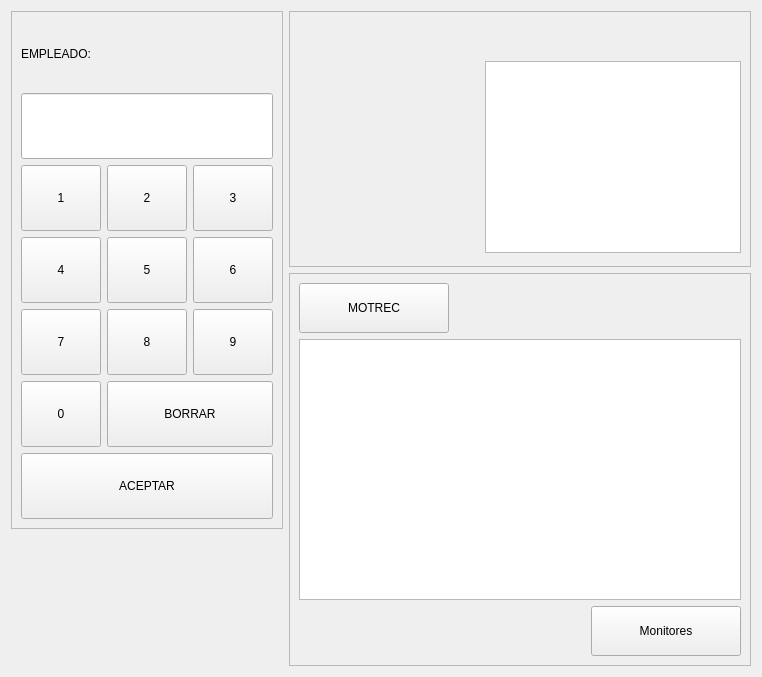
                     <widget class="QWidget" name="home">
                      <layout class="QGridLayout" name="gridLayout_9">
                       <item row="1" column="1" rowspan="2">
                        <widget class="QFrame" name="frame_3">
                         <property name="frameShape">
                          <enum>QFrame::StyledPanel</enum>
                         </property>
                         <property name="frameShadow">
                          <enum>QFrame::Raised</enum>
                         </property>
                         <layout class="QGridLayout" name="gridLayout_5">
                          <item row="1" column="0" colspan="2">
                           <layout class="QGridLayout" name="gridLayout_3">
                            <item row="1" column="1">
                             <widget class="QPushButton" name="monitores_btn">
                              <property name="minimumSize">
                               <size>
                                <width>100</width>
                                <height>25</height>
                               </size>
                              </property>
                              <property name="maximumSize">
                               <size>
                                <width>150</width>
                                <height>50</height>
                               </size>
                              </property>
                              <property name="text">
                               <string>Monitores</string>
                              </property>
                             </widget>
                            </item>
                            <item row="0" column="0" colspan="2">
                             <widget class="QTableWidget" name="vehiculos_tbl">
                              <property name="sizePolicy">
                               <sizepolicy hsizetype="Preferred" vsizetype="Preferred">
                                <horstretch>0</horstretch>
                                <verstretch>0</verstretch>
                               </sizepolicy>
                              </property>
                             </widget>
                            </item>
                           </layout>
                          </item>
                          <item row="0" column="0">
                           <widget class="QPushButton" name="motrec_btn">
                            <property name="minimumSize">
                             <size>
                              <width>100</width>
                              <height>25</height>
                             </size>
                            </property>
                            <property name="maximumSize">
                             <size>
                              <width>150</width>
                              <height>50</height>
                             </size>
                            </property>
                            <property name="text">
                             <string>MOTREC</string>
                            </property>
                           </widget>
                          </item>
                          <item row="0" column="1">
                           <spacer name="horizontalSpacer_2">
                            <property name="orientation">
                             <enum>Qt::Horizontal</enum>
                            </property>
                            <property name="sizeType">
                             <enum>QSizePolicy::Preferred</enum>
                            </property>
                            <property name="sizeHint" stdset="0">
                             <size>
                              <width>40</width>
                              <height>20</height>
                             </size>
                            </property>
                           </spacer>
                          </item>
                         </layout>
                        </widget>
                       </item>
                       <item row="0" column="1">
                        <widget class="QFrame" name="frame_2">
                         <property name="minimumSize">
                          <size>
                           <width>407</width>
                           <height>255</height>
                          </size>
                         </property>
                         <property name="maximumSize">
                          <size>
                           <width>16777215</width>
                           <height>300</height>
                          </size>
                         </property>
                         <property name="frameShape">
                          <enum>QFrame::StyledPanel</enum>
                         </property>
                         <property name="frameShadow">
                          <enum>QFrame::Raised</enum>
                         </property>
                         <layout class="QGridLayout" name="gridLayout_12">
                          <item row="0" column="0" colspan="2">
                           <widget class="QLabel" name="nombre_lbl">
                            <property name="maximumSize">
                             <size>
                              <width>16777215</width>
                              <height>30</height>
                             </size>
                            </property>
                            <property name="text">
                             <string/>
                            </property>
                           </widget>
                          </item>
                          <item row="1" column="0">
                           <widget class="QLabel" name="photo_lbl">
                            <property name="minimumSize">
                             <size>
                              <width>180</width>
                              <height>190</height>
                             </size>
                            </property>
                            <property name="maximumSize">
                             <size>
                              <width>180</width>
                              <height>190</height>
                             </size>
                            </property>
                            <property name="text">
                             <string/>
                            </property>
                           </widget>
                          </item>
                          <item row="1" column="1">
                           <widget class="QTableWidget" name="licencias_tbl">
                            <property name="sizePolicy">
                             <sizepolicy hsizetype="Preferred" vsizetype="Preferred">
                              <horstretch>0</horstretch>
                              <verstretch>0</verstretch>
                             </sizepolicy>
                            </property>
                           </widget>
                          </item>
                         </layout>
                        </widget>
                       </item>
                       <item row="0" column="0" rowspan="2">
                        <widget class="QFrame" name="frame">
                         <property name="maximumSize">
                          <size>
                           <width>300</width>
                           <height>16777215</height>
                          </size>
                         </property>
                         <property name="tabletTracking">
                          <bool>false</bool>
                         </property>
                         <property name="layoutDirection">
                          <enum>Qt::LeftToRight</enum>
                         </property>
                         <property name="frameShape">
                          <enum>QFrame::StyledPanel</enum>
                         </property>
                         <property name="frameShadow">
                          <enum>QFrame::Raised</enum>
                         </property>
                         <layout class="QGridLayout" name="gridLayout_11">
                          <item row="1" column="0" colspan="3">
                           <widget class="QLineEdit" name="employeeID_tbx">
                            <property name="minimumSize">
                             <size>
                              <width>205</width>
                              <height>66</height>
                             </size>
                            </property>
                            <property name="maximumSize">
                             <size>
                              <width>450</width>
                              <height>80</height>
                             </size>
                            </property>
                           </widget>
                          </item>
                          <item row="0" column="0" colspan="3">
                           <widget class="QLabel" name="empleado_lbl">
                            <property name="minimumSize">
                             <size>
                              <width>205</width>
                              <height>66</height>
                             </size>
                            </property>
                            <property name="maximumSize">
                             <size>
                              <width>450</width>
                              <height>80</height>
                             </size>
                            </property>
                            <property name="text">
                             <string>EMPLEADO:</string>
                            </property>
                           </widget>
                          </item>
                          <item row="3" column="1">
                           <widget class="QPushButton" name="num_btn_5">
                            <property name="minimumSize">
                             <size>
                              <width>65</width>
                              <height>66</height>
                             </size>
                            </property>
                            <property name="maximumSize">
                             <size>
                              <width>150</width>
                              <height>80</height>
                             </size>
                            </property>
                            <property name="text">
                             <string>5</string>
                            </property>
                           </widget>
                          </item>
                          <item row="2" column="0">
                           <widget class="QPushButton" name="num_btn_1">
                            <property name="sizePolicy">
                             <sizepolicy hsizetype="Minimum" vsizetype="Minimum">
                              <horstretch>0</horstretch>
                              <verstretch>0</verstretch>
                             </sizepolicy>
                            </property>
                            <property name="minimumSize">
                             <size>
                              <width>65</width>
                              <height>66</height>
                             </size>
                            </property>
                            <property name="maximumSize">
                             <size>
                              <width>150</width>
                              <height>80</height>
                             </size>
                            </property>
                            <property name="text">
                             <string>1</string>
                            </property>
                           </widget>
                          </item>
                          <item row="2" column="2">
                           <widget class="QPushButton" name="num_btn_3">
                            <property name="minimumSize">
                             <size>
                              <width>65</width>
                              <height>66</height>
                             </size>
                            </property>
                            <property name="maximumSize">
                             <size>
                              <width>150</width>
                              <height>80</height>
                             </size>
                            </property>
                            <property name="text">
                             <string>3</string>
                            </property>
                           </widget>
                          </item>
                          <item row="4" column="2">
                           <widget class="QPushButton" name="num_btn_9">
                            <property name="minimumSize">
                             <size>
                              <width>65</width>
                              <height>66</height>
                             </size>
                            </property>
                            <property name="maximumSize">
                             <size>
                              <width>150</width>
                              <height>80</height>
                             </size>
                            </property>
                            <property name="text">
                             <string>9</string>
                            </property>
                           </widget>
                          </item>
                          <item row="3" column="2">
                           <widget class="QPushButton" name="num_btn_6">
                            <property name="minimumSize">
                             <size>
                              <width>65</width>
                              <height>66</height>
                             </size>
                            </property>
                            <property name="maximumSize">
                             <size>
                              <width>150</width>
                              <height>80</height>
                             </size>
                            </property>
                            <property name="text">
                             <string>6</string>
                            </property>
                           </widget>
                          </item>
                          <item row="5" column="1" colspan="2">
                           <widget class="QPushButton" name="borrar_btn">
                            <property name="minimumSize">
                             <size>
                              <width>135</width>
                              <height>66</height>
                             </size>
                            </property>
                            <property name="maximumSize">
                             <size>
                              <width>300</width>
                              <height>80</height>
                             </size>
                            </property>
                            <property name="text">
                             <string>BORRAR</string>
                            </property>
                           </widget>
                          </item>
                          <item row="4" column="1">
                           <widget class="QPushButton" name="num_btn_8">
                            <property name="minimumSize">
                             <size>
                              <width>65</width>
                              <height>66</height>
                             </size>
                            </property>
                            <property name="maximumSize">
                             <size>
                              <width>150</width>
                              <height>80</height>
                             </size>
                            </property>
                            <property name="text">
                             <string>8</string>
                            </property>
                           </widget>
                          </item>
                          <item row="6" column="0" colspan="3">
                           <widget class="QPushButton" name="aceptar_btn">
                            <property name="minimumSize">
                             <size>
                              <width>205</width>
                              <height>66</height>
                             </size>
                            </property>
                            <property name="maximumSize">
                             <size>
                              <width>450</width>
                              <height>80</height>
                             </size>
                            </property>
                            <property name="text">
                             <string>ACEPTAR</string>
                            </property>
                           </widget>
                          </item>
                          <item row="5" column="0">
                           <widget class="QPushButton" name="num_btn_0">
                            <property name="minimumSize">
                             <size>
                              <width>65</width>
                              <height>66</height>
                             </size>
                            </property>
                            <property name="maximumSize">
                             <size>
                              <width>150</width>
                              <height>80</height>
                             </size>
                            </property>
                            <property name="text">
                             <string>0</string>
                            </property>
                           </widget>
                          </item>
                          <item row="2" column="1">
                           <widget class="QPushButton" name="num_btn_2">
                            <property name="minimumSize">
                             <size>
                              <width>65</width>
                              <height>66</height>
                             </size>
                            </property>
                            <property name="maximumSize">
                             <size>
                              <width>150</width>
                              <height>80</height>
                             </size>
                            </property>
                            <property name="text">
                             <string>2</string>
                            </property>
                           </widget>
                          </item>
                          <item row="4" column="0">
                           <widget class="QPushButton" name="num_btn_7">
                            <property name="minimumSize">
                             <size>
                              <width>65</width>
                              <height>66</height>
                             </size>
                            </property>
                            <property name="maximumSize">
                             <size>
                              <width>150</width>
                              <height>80</height>
                             </size>
                            </property>
                            <property name="text">
                             <string>7</string>
                            </property>
                           </widget>
                          </item>
                          <item row="3" column="0">
                           <widget class="QPushButton" name="num_btn_4">
                            <property name="minimumSize">
                             <size>
                              <width>65</width>
                              <height>66</height>
                             </size>
                            </property>
                            <property name="maximumSize">
                             <size>
                              <width>150</width>
                              <height>80</height>
                             </size>
                            </property>
                            <property name="text">
                             <string>4</string>
                            </property>
                           </widget>
                          </item>
                         </layout>
                        </widget>
                       </item>
                       <item row="2" column="0">
                        <spacer name="verticalSpacer">
                         <property name="orientation">
                          <enum>Qt::Vertical</enum>
                         </property>
                         <property name="sizeType">
                          <enum>QSizePolicy::Minimum</enum>
                         </property>
                         <property name="sizeHint" stdset="0">
                          <size>
                           <width>20</width>
                           <height>40</height>
                          </size>
                         </property>
                        </spacer>
                       </item>
                      </layout>
                     </widget>
